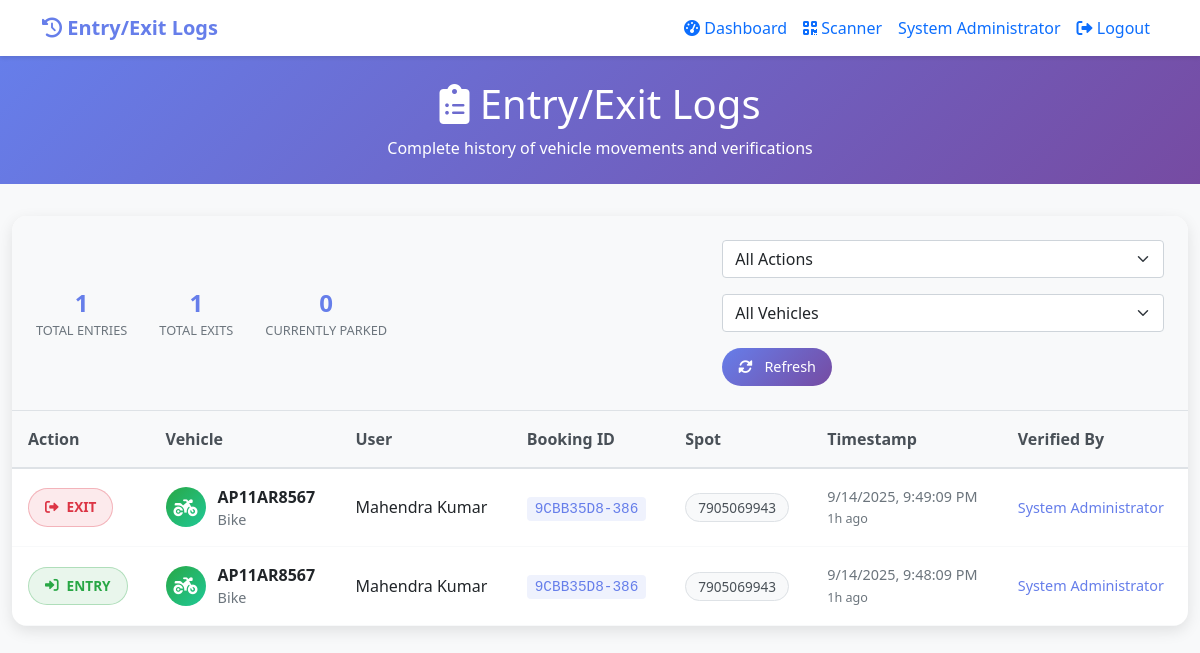
/admin/logs (signed in), run on the app's committed database.
### tables this page shows
CREATE TABLE admins (
                id INTEGER PRIMARY KEY AUTOINCREMENT,
                admin_id TEXT UNIQUE NOT NULL,
                username TEXT UNIQUE NOT NULL,
                password TEXT NOT NULL,
                name TEXT NOT NULL,
                role TEXT DEFAULT 'security',
                created_at TIMESTAMP DEFAULT CURRENT_TIMESTAMP
            );

CREATE TABLE entry_exit_logs (
                id INTEGER PRIMARY KEY AUTOINCREMENT,
                booking_id TEXT NOT NULL,
                action_type TEXT NOT NULL,  -- 'entry' or 'exit'
                timestamp TIMESTAMP DEFAULT CURRENT_TIMESTAMP,
                verified_by TEXT,  -- admin who verified
                spot_number TEXT,
                status TEXT DEFAULT 'verified',
                FOREIGN KEY (booking_id) REFERENCES bookings (booking_id),
                FOREIGN KEY (verified_by) REFERENCES admins (admin_id)
            );

CREATE TABLE bookings (
                id INTEGER PRIMARY KEY AUTOINCREMENT,
                booking_id TEXT UNIQUE NOT NULL,
                user_id TEXT NOT NULL,
                vehicle_number TEXT NOT NULL,
                vehicle_type TEXT NOT NULL,
                entry_time TIMESTAMP NOT NULL,
                exit_time TIMESTAMP NOT NULL,
                actual_entry_time TIMESTAMP,
                actual_exit_time TIMESTAMP,
                amount DECIMAL(10,2) NOT NULL,
                status TEXT DEFAULT 'booked',
                qr_code TEXT,
                created_at TIMESTAMP DEFAULT CURRENT_TIMESTAMP,
                FOREIGN KEY (user_id) REFERENCES users (user_id)
            );

CREATE TABLE users (
                id INTEGER PRIMARY KEY AUTOINCREMENT,
                user_id TEXT UNIQUE NOT NULL,
                name TEXT NOT NULL,
                mobile TEXT NOT NULL,
                address TEXT NOT NULL,
                department TEXT NOT NULL,
                university_id TEXT NOT NULL,
                email TEXT NOT NULL,
                created_at TIMESTAMP DEFAULT CURRENT_TIMESTAMP
            );

### app/app.py (the view)
@app.route('/admin/logs')
def admin_logs():
    if not session.get('is_admin'):
        return redirect(url_for('admin_login'))
    page = request.args.get('page', 1, type=int)
    limit = 100
    logs = db.get_entry_exit_logs(limit=limit)
    return render_template('admin_logs.html',
                         logs=logs,
                         admin_name=session['admin_name'])

### app/database.py (called while the page is built)
    def get_connection(self):
        return sqlite3.connect(self.db_path)

### app/templates/admin_logs.html (shortened to what this page needs)
<!DOCTYPE html>
<html lang="en">
<head>
    <link href="https://cdn.jsdelivr.net/npm/bootstrap@5.1.3/dist/css/bootstrap.min.css" rel="stylesheet">
    <link href="https://cdnjs.cloudflare.com/ajax/libs/font-awesome/6.0.0/css/all.min.css" rel="stylesheet">
</head>
<body>
    <nav class="navbar navbar-expand-lg navbar-custom">
        <div class="container">
            <span class="navbar-brand">
                <i class="fas fa-history"></i> Entry/Exit Logs
            </span>
            <div class="navbar-nav ms-auto">
                <a class="nav-link" href="{{ url_for('admin_dashboard') }}">
                    <i class="fas fa-tachometer-alt"></i> Dashboard
                </a>
                <a class="nav-link" href="{{ url_for('admin_scanner') }}">
                    <i class="fas fa-qrcode"></i> Scanner
                </a>
                <span class="nav-item nav-link">{{ admin_name }}</span>
                <a class="nav-link" href="{{ url_for('admin_logout') }}">
                    <i class="fas fa-sign-out-alt"></i> Logout
                </a>
            </div>
        </div>
    </nav>
    <div class="logs-header">
        <div class="container text-center">
            <h1><i class="fas fa-clipboard-list"></i> Entry/Exit Logs</h1>
            <p class="mb-0">Complete history of vehicle movements and verifications</p>
        </div>
    </div>
    <div class="container logs-container">
        <div class="logs-card">
            <div class="logs-header-section">
                <div class="logs-stats">
                    <div class="stat-item">
                        <span class="stat-number" id="totalEntries">{{ logs|selectattr('action_type', 'equalto', 'entry')|list|length }}</span>
                        <div class="stat-label">Total Entries</div>
                    </div>
                    <div class="stat-item">
                        <span class="stat-number" id="totalExits">{{ logs|selectattr('action_type', 'equalto', 'exit')|list|length }}</span>
                        <div class="stat-label">Total Exits</div>
                    </div>
                    <div class="stat-item">
                        <span class="stat-number" id="currentlyParked">{{ logs|selectattr('action_type', 'equalto', 'entry')|list|length - logs|selectattr('action_type', 'equalto', 'exit')|list|length }}</span>
                        <div class="stat-label">Currently Parked</div>
                    </div>
                </div>
                <div class="filter-controls">
                    <select class="form-select filter-select" id="actionFilter">
                        <option value="">All Actions</option>
                    </select>
                    <select class="form-select filter-select" id="vehicleFilter">
                        <option value="">All Vehicles</option>
                    </select>
                    <button class="btn refresh-btn" id="refreshBtn">
                        <i class="fas fa-sync-alt"></i> Refresh
                    </button>
                </div>
            </div>
            <div class="table-responsive">
                <table class="table logs-table">
                    <thead>
                        <tr>
                            <th>Action</th>
                            <th>Vehicle</th>
                            <th>User</th>
                            <th>Booking ID</th>
                            <th>Spot</th>
                            <th>Timestamp</th>
                            <th>Verified By</th>
                        </tr>
                    </thead>
                    <tbody id="logsTableBody">
                        {% if logs %}
                            {% for log in logs %}
                            <tr data-action="{{ log.action_type }}" data-vehicle="{{ log.vehicle_type }}">
                                <td>
                                    <span class="action-badge action-{{ log.action_type }}">
                                        {% if log.action_type == 'entry' %}
                                        <i class="fas fa-sign-in-alt"></i> Entry
                                        {% else %}
                                        <i class="fas fa-sign-out-alt"></i> Exit
                                        {% endif %}
                                    </span>
                                </td>
                                <td>
                                    <div class="vehicle-info">
                                        <div class="vehicle-icon vehicle-{{ log.vehicle_type }}">
                                            {% if log.vehicle_type == 'bike' %}
                                            <i class="fas fa-motorcycle"></i>
                                            {% else %}
                                            <i class="fas fa-car"></i>
                                            {% endif %}
                                        </div>
                                        <div class="vehicle-details">
                                            <div class="vehicle-number">{{ log.vehicle_number }}</div>
                                            <div class="vehicle-type">{{ log.vehicle_type }}</div>
                                        </div>
                                    </div>
                                </td>
                                <td>
                                    <div class="user-info">
                                        <div class="user-name">{{ log.user_name }}</div>
                                    </div>
                                </td>
                                <td>
                                    <span class="booking-id">{{ log.booking_id }}</span>
                                </td>
                                <td>
                                    {% if log.spot_number %}
                                    <span class="spot-badge">{{ log.spot_number }}</span>
                                    {% else %}
                                    <span class="text-muted">N/A</span>
                                    {% endif %}
                                </td>
                                <td>
                                    <div class="timestamp">{{ log.timestamp }}</div>
                                </td>
                                <td>
                                    <div class="admin-name">{{ log.admin_name }}</div>
                                </td>
                            </tr>
                            {% endfor %}
                        {% endif %}
                    </tbody>
                </table>
            </div>
        </div>
    </div>
</body>
</html>

### app/templates/admin_logs.html (style rules this page uses)
body { background: #f8f9fa; font-family: 'Segoe UI', Tahoma, Geneva, Verdana, sans-serif; }
.logs-header { background: linear-gradient(135deg, #667eea 0%, #764ba2 100%); color: white; padding: 1.5rem 0; margin-bottom: 2rem; }
.logs-container { max-width: 1200px; margin: 0 auto; }
.logs-card { background: white; border-radius: 15px; box-shadow: 0 5px 15px rgba(0, 0, 0, 0.1); overflow: hidden; }
.logs-header-section { background: #f8f9fa; padding: 1.5rem; border-bottom: 1px solid #dee2e6; display: flex; justify-content: space-between; align-items: center; flex-wrap: wrap; gap: 1rem; }
.logs-stats { display: flex; gap: 2rem; flex-wrap: wrap; }
.stat-item { text-align: center; }
.stat-number { font-size: 1.5rem; font-weight: bold; color: #667eea; display: block; }
.stat-label { color: #6c757d; font-size: 0.8rem; text-transform: uppercase; }
.filter-controls { display: flex; gap: 1rem; align-items: center; flex-wrap: wrap; }
.filter-select { min-width: 150px; }
.logs-table { margin: 0; }
.logs-table th { background: #f8f9fa; border-top: none; border-bottom: 2px solid #dee2e6; font-weight: 600; color: #495057; padding: 1rem; }
.logs-table td { padding: 1rem; vertical-align: middle; border-bottom: 1px solid #f8f9fa; }
.action-badge { display: inline-flex; align-items: center; gap: 0.5rem; padding: 0.5rem 1rem; border-radius: 20px; font-size: 0.85rem; font-weight: 600; text-transform: uppercase; }
.action-entry { background: rgba(40, 167, 69, 0.1); color: #28a745; border: 1px solid rgba(40, 167, 69, 0.3); }
.action-exit { background: rgba(220, 53, 69, 0.1); color: #dc3545; border: 1px solid rgba(220, 53, 69, 0.3); }
.vehicle-info { display: flex; align-items: center; gap: 0.75rem; }
.vehicle-icon { width: 40px; height: 40px; border-radius: 50%; display: flex; align-items: center; justify-content: center; font-size: 1.2rem; color: white; }
.vehicle-bike { background: linear-gradient(135deg, #28a745, #20c997); }
.vehicle-details { flex: 1; }
.vehicle-number { font-weight: bold; color: #212529; }
.vehicle-type { color: #6c757d; font-size: 0.9rem; text-transform: capitalize; }
.user-info { color: #212529; }
.user-name { font-weight: 500; }
.booking-id { font-family: monospace; background: rgba(102, 126, 234, 0.1); padding: 0.25rem 0.5rem; border-radius: 4px; font-size: 0.9rem; color: #667eea; }
.spot-badge { background: #f8f9fa; border: 1px solid #dee2e6; padding: 0.25rem 0.75rem; border-radius: 15px; font-size: 0.85rem; font-weight: 500; color: #495057; }
.timestamp { color: #6c757d; font-size: 0.9rem; }
.admin-name { color: #667eea; font-weight: 500; font-size: 0.9rem; }
.refresh-btn { background: linear-gradient(135deg, #667eea 0%, #764ba2 100%); border: none; color: white; padding: 0.5rem 1rem; border-radius: 20px; font-size: 0.9rem; transition: all 0.3s ease; }
.refresh-btn i { margin-right: 0.5rem; }
.navbar-custom { background: white; box-shadow: 0 2px 4px rgba(0, 0, 0, 0.1); }
.navbar-brand { font-weight: bold; color: #667eea !important; }

### data on the page
admins: name "System Administrator"
entry_exit_logs: action_type "exit" (drawn), vehicle_number "AP11AR8567", vehicle_type "Bike", user_name "Mahendra Kumar", booking_id "9CBB35D8-386", spot_number "7905069943", admin_name "System Administrator"
entry_exit_logs: action_type "entry" (drawn), vehicle_number "AP11AR8567", vehicle_type "Bike", user_name "Mahendra Kumar", booking_id "9CBB35D8-386", spot_number "7905069943", admin_name "System Administrator"

### other printed values
{{ logs|selectattr('action_type', 'equalto', 'entry')|list|length }} "1"
{{ logs|selectattr('action_type', 'equalto', 'exit')|list|length }} "1"
